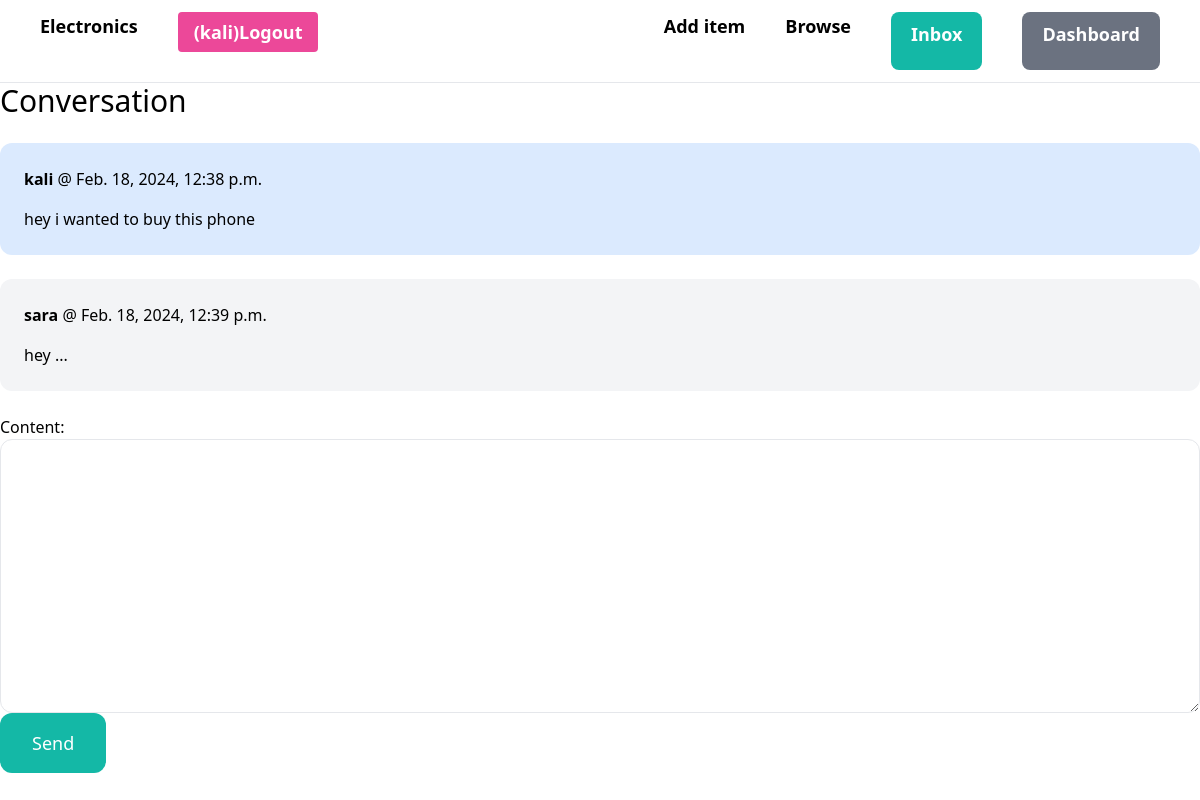
Screenshot of /inbox/1/ (signed in) with the database file from the repository.
### conversation/models.py (models this page shows)
class ConversationMessage(models.Model):
    conversation = models.ForeignKey(Conversation, related_name='messages', on_delete=models.CASCADE)
    content = models.TextField()
    created_at = models.DateTimeField(auto_now_add=True)
    created_by = models.ForeignKey(User, related_name='created_messages', on_delete=models.CASCADE)

### conversation/views.py (the view)
# urls.py: path('<int:pk>/', views.detail, name='detail'),
@login_required
def detail(request, pk):
    conversation = Conversation.objects.filter(members__in=[request.user.id]).get(pk=pk)
    if request.method == 'POST':
        form = ConversationMessageForm(request.POST)
        if form.is_valid():
            conversation_message = form.save(commit=False)
            conversation_message.conversation = conversation
            conversation_message.created_by = request.user
            conversation_message.save()
            conversation.save()
            return redirect('conversation:detail', pk=pk)
    else:
        form = ConversationMessageForm()
    return render(request, 'conversation/detail.html', {
        'conversation': conversation,
        'form': form
    })

### conversation/forms.py
class ConversationMessageForm(forms.ModelForm):
    class Meta:
        model = ConversationMessage
        fields = ('content',)
        widgets = {
            'content': forms.Textarea(attrs={
                'class': 'w-full py-4 px-6 rounded-xl border'
            })
        }

### conversation/templates/conversation/detail.html (shortened to what this page needs)
{% extends 'core/main.html' %}
{% block content %}
<h1 class="mb-6 text-3xl">Conversation</h1>
<div class="space-y-6">
    {% for message in conversation.messages.all %}
        <div class="p-6 flex {% if message.created_by == request.user %}bg-blue-100{% else %}bg-gray-100{% endif %} rounded-xl">
            <div>
                <p class="mb-4"><strong>{{ message.created_by.username }}</strong> @ {{ message.created_at }}</p>
                <p>{{ message.content }}</p>
            </div>
        </div>
    {% endfor %}
</div>
<form method="post" action="." class="mt-6">
    {{ form.as_p }}
    <button class="py-4 px-8 text-lg bg-teal-500 hover:bg-teal-700 rounded-xl text-white">Send</button>
</form>
{% endblock %}

### core/templates/core/main.html (shortened to what this page needs)
<html lang="en">
<head>
    <script src="https://cdn.tailwindcss.com"></script>
</head>
<body class="overflow-x-hidden">
    <nav class="px-10 py-3 text-lg flex flex-wrap lg:justify-between justify-center border-b lg:font-semibold">
     <div class="flex gap-10 justify-between">
        <a href="/" class=" hover:text-gray-500 ">Electronics</a>
        {% if request.user.is_authenticated %}
        <form action="{% url 'core:logout' %}" method="post">
           <button class="bg-pink-500 flex font-bold hover:bg-pink-600 hover:text-white inline-block items-center  max-h-10 mr-4 px-4 py-2 rounded shado text-white">
                ({{request.user}})Logout
        </button>
        </form>
        {% endif %}
     </div>
        <div class="lg:flex grid grid-cols-2  flex-wrap lg:gap-10 gap-3 ">
            <a href="{% url 'item:create-item' %}" class=" hover:text-red-500 lg:inline hidden">Add item</a>
            <a href="{% url 'item:items' %}" class=" hover:text-red-500 lg:inline hidden">Browse</a>
            {% if request.user.is_authenticated %}
            <a href="{% url 'conversation:inbox' %}" class="bg-teal-500 hover:bg-teal-700 px-5 py-2 text-white rounded-lg " >Inbox</a>
            <a href="{% url 'dashboard:dashboard' %}" class="bg-gray-500  hover:bg-gray-700 px-5 py-2 text-white rounded-lg">Dashboard</a>
            {% else %}
            <a href="{% url 'core:signUp'%}" class="bg-teal-500 hover:bg-teal-700 px-5 py-2 text-white rounded-lg" >signUp</a>
            {% endif %}
        </div>
    </nav>
   {% block content %}
    {% endblock %}
</body>
</html>

### rows the page displays
ConversationMessage: created_by.username "kali", created_at "Feb. 18, 2024, 12:38 p.m.", content "hey i wanted to buy this phone"
ConversationMessage: created_by.username "sara", created_at "Feb. 18, 2024, 12:39 p.m.", content "hey ..."

### other values shown
{{ request.user }} "kali"
